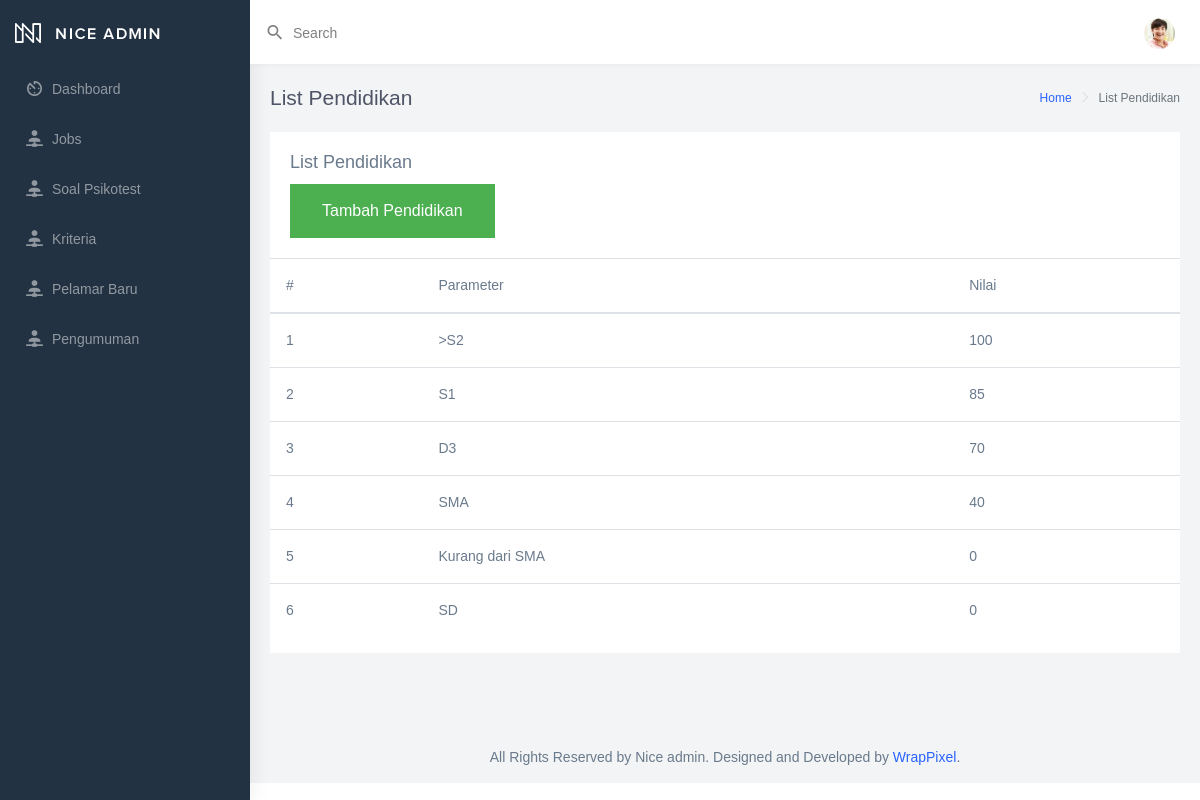
The page /admin/pendidikan.php on the database its author committed.
### tables this page shows
CREATE TABLE `pendidikan` (
  `id_pendidikan` int(11) NOT NULL,
  `parameter` text NOT NULL,
  `nilai` varchar(5) NOT NULL
);

### admin/pendidikan.php (the view, shortened to what this page needs)
<?php include('template/header.php');?>
        <div class="page-wrapper">
            <div class="page-breadcrumb">
                <div class="row">
                    <div class="col-5 align-self-center">
                        <h4 class="page-title">List Pendidikan</h4>
                    </div>
                    <div class="col-7 align-self-center">
                        <div class="d-flex align-items-center justify-content-end">
                            <nav aria-label="breadcrumb">
                                <ol class="breadcrumb">
                                    <li class="breadcrumb-item">
                                        <a href="index.php">Home</a>
                                    </li>
                                    <li class="breadcrumb-item active" aria-current="page">List Pendidikan</li>
                                </ol>
                            </nav>
                        </div>
                    </div>
                </div>
            </div>
            <div class="container-fluid">
                <div class="row">
                    <div class="col-12">
                        <div class="card">
                            <div class="card-body">
                                <h4 class="card-title">List Pendidikan</h4>
                                <input class="button" type="button" onclick="window.location.href='post_pendidikan.php';" value="Tambah Pendidikan" />
                            </div>
                            <div class="table-responsive">
                                <table class="table table-hover">
                                    <thead>
                                        <tr>
                                            <th scope="col">#</th>
                                            <th scope="col">Parameter</th>
                                            <th scope="col">Nilai</th>
                                        </tr>
                                    </thead>
                                    <tbody>
                                        <?php
                                        include('koneksi.php');
                                        $sql = mysqli_query($koneksi, "SELECT * FROM pendidikan");
                                        $no = 1;
                                        while($d = mysqli_fetch_array($sql)){
                                        ?>
                                        <tr>
                                            <th scope="row"><?php echo $no++;?></th>
                                            <td><?php echo $d['parameter']; ?></td>
                                            <td><?php echo $d['nilai'];?></td>
                                        </tr>
                                    <?php } ?>
                                    </tbody>
                                </table>
                            </div>
                        </div>
                    </div>
                </div>
            </div>
            <?php include('template/footer.php');?>

### admin/pendidikan.php (style rules this page uses)
.button { background-color: #4CAF50; border: none; color: white; padding: 15px 32px; text-align: center; text-decoration: none; display: inline-block; font-size: 16px; }

### rows shown on the page
pendidikan: parameter ">S2", nilai "100"
pendidikan: parameter "S1", nilai "85"
pendidikan: parameter "D3", nilai "70"
pendidikan: parameter "SMA", nilai "40"
pendidikan: parameter "Kurang dari SMA", nilai "0"
pendidikan: parameter "SD", nilai "0"
